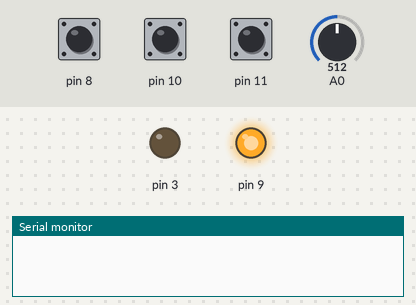
The sketch below on a simulated Arduino Uno, built with avr-gcc and run on an emulated ATmega328P. Parts: output pins drawn as LEDs (lit = HIGH), the last lines printed to the serial monitor. The test bench sets the inputs (shaded band); at power-on: pin 8 HIGH, pin 10 HIGH, pin 11 HIGH, A0 = 512.

Above: at 0.08 s.
At 0.8 s:
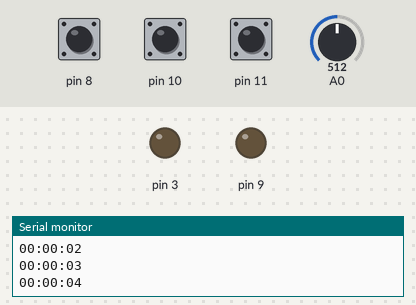
0.9 s: pin 8 pulled LOW for 0.15 s
2.5 s: pin 10 pulled LOW for 0.15 s
4.1 s: pin 11 pulled LOW for 0.15 s
5.7 s: pin 8 pulled LOW for 1 s
8.2 s: pin 10 pulled LOW for 1 s
10.7 s: pin 11 pulled LOW for 1 s
Timing chart, 0 to 13.7 s (numbered marks = the images above; inputs shaded):
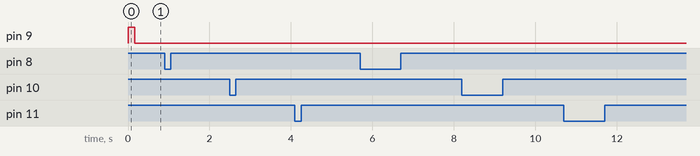

The sketch:

Relogio.ino
```cpp
/*
   PORTB0 = pino 8; Botão Modo
   PORTB1 = pino 9; Botão Set
   PORTB2 = pino 10; Botão Reset
   PORTC0 = A0; Potenciometro
   PORTD6 = pino 9; Buzzer
*/

#include <avr/io.h>
#include <math.h>
#include <avr/interrupt.h>
#include <inttypes.h>

#define F_CPU 16000000UL
#define BAUD   9600    //taxa de 9600 bps
#define MYUBRR  F_CPU/16/BAUD-1

#define tam_vetor  2 //número de digitos individuais para a conversão por ident_num()
#define conv_ascii  48  //48 se ident_num() deve retornar um número no formato ASCII (0 para formato normal)

volatile uint16_t tempo = 0; // Contador de segundos decorridos desde o início do programa
volatile uint8_t sR = 0; // Valor de segundos mostrado no relógio
volatile uint8_t mR = 0; // Valor de minutos mostrado no relógio
volatile uint8_t hR = 0; // Valor de horas mostrado no relógio
volatile uint8_t mRC = 0; // Valor de minutos mostrado no relógio em configuração
volatile uint8_t hRC = 0; // Valor de horas mostrado no relógio me configuração

volatile uint8_t sC = 0; // Valor de segundos mostrado no cronometro
volatile uint8_t mC = 0; // Valor de minutos mostrado no cronometro
volatile uint8_t hC = 0; // Valor de horas mostrado no cronometro

volatile uint8_t mA = 59; // Valor de minutos mostrado no alarme
volatile uint8_t hA = 3; // Valor de horas mostrado no alarme
volatile uint8_t mAC = 0; // Valor de minutos mostrado no alarme em configuração
volatile uint8_t hAC = 0; // Valor de horas mostrado no alarme em configuração

volatile uint8_t x = 0;

char numero[5];
char *n = numero;
char dp[2] = ":\0";
char *doisPontos = dp;
enum modos {RELOGIO, CRONOMETRO, ALARME}; // Modos do relógio Casio
enum modoConfig {PADRAO, HORA, MINUTO}; // Indica qual variável estou configurando

modos modoAtual = RELOGIO;
modoConfig configRelogio = PADRAO;
modoConfig configAlarme = PADRAO;
bool cronoAtivo = false, alarmeAtivo = false;
bool botaoModoApertado = false;
bool bSetApertado = false, bResetApertado = false;

ISR(USART_RX_vect) {
  while (!(UCSR0A & (1 << RXC0))); //espera o dado ser recebido
  if (UDR0 == 'm') {
    mudarModo();
  } else if (UDR0 == 'r') {
    if (modoAtual == RELOGIO) {
      hRC = hR; mRC = mR;
      mudarModoConfig();
    } else if (modoAtual == ALARME) {
      mudarModoConfig();
    } else if (modoAtual == CRONOMETRO) {
      if (!cronoAtivo) {
        escreve_USART("Resetando cronometro\n\0");
        sC = mC = hC = 0;
      }
    }
  } else if (UDR0 == 's') {
    if (modoAtual == RELOGIO) {
      if (configRelogio == HORA) {
        hR = hRC;
      } else { //Configurando minutos
        mR = mRC;
      }
      mudarModoConfig();
    } else if (modoAtual == ALARME) {
      alarmeAtivo = !alarmeAtivo;
    } else if (modoAtual == CRONOMETRO) {
      cronoAtivo = !cronoAtivo;
      escreve_USART("Estado cronoAtivo: \0");
      ident_num(cronoAtivo, n);
      escreve_USART(n);
      escreve_USART("\n\0");
    }
  }
}
int main(void) {
  USART_Inic(MYUBRR);

  // valores iniciais dos sinais PWM
  // configuracao do PWM
  //FAST PWM 10 bits (Modo 7) sem inversão
  TCCR1A = _BV(COM1A1) | _BV(COM1A0) | _BV(WGM10) | _BV(WGM11);
  TCCR1B = _BV(CS11) | _BV(WGM12);

  ADMUX   |= 0b01000000;
  ADCSRA  |= 0b10000111;

  DDRD  |= 0b00001000; // Pino PD3 como saída
  PORTD &= 0b00001000;

  DDRB |= 0b00000010; // PB1/OC1A como saída
  DDRB &= 0b11110010;  //Pino PB0, PB2 PB3 e como entrada
  PORTB |= 0b00001101; // Entradas pull up

  //CONTAR TEMPO COM O CONTADOR ZERO
  TCCR0A |= 0b00000000;
  TCCR0B |= _BV(CS02) | _BV(CS00);
  TIMSK0 |= _BV(TOIE0); //Habilita interrupção por Overflow
  sei(); // habilita interrupções


  while (1) {
    if (!(PINB & 0x01)) { // PORTB0 pressionado, Modo
      if (!botaoModoApertado) {
        botaoModoApertado = true;
        mudarModo(); // relogio -> cronometro -> alarme
      }
    }
    if (PINB & 0x01) { // Se PINB0 estiver solto
      botaoModoApertado = false;
    }

    if (modoAtual == RELOGIO) {
      if (!(PINB & 0b00001000)) { // PORTB3, Set muda estado salvando
        if (!bSetApertado) {
          bSetApertado = true;

          if (configRelogio == MINUTO) {
            mR = mRC;
          } else if (configRelogio == HORA) {
            hR = hRC;
          }
          mudarModoConfig();
        }
      }
      if (PINB & 0b00001000) bSetApertado = false;

      if (!(PINB & 0b00000100)) { // PORTB2, Reset muda estado sem salvar
        if (!bResetApertado) {
          bResetApertado = true;
          hRC = hR; mRC = mR;
          mudarModoConfig();
        }
      }
      if (PINB & 0b00000100) bResetApertado = false;

      if (configRelogio != PADRAO) { // Só mostrando
        ADCSRA |= 0b01000000;
        while (!(ADCSRA & 0b00010000));

        if (configRelogio == MINUTO) { //Ajustando minutos
          mRC = (ADC * 59) / 1023;
        } else if (configRelogio == HORA) { //Ajustando horas
          hRC = (ADC * 23) / 1023;
        }
      }

    } else if (modoAtual == CRONOMETRO) {
      if (!(PINB & 0b00001000)) { //PORTB1, Set crono
        if (!bSetApertado) {
          bSetApertado = true;
          cronoAtivo = !cronoAtivo;
          escreve_USART("Estado cronoAtivo: \0");
          ident_num(cronoAtivo, n);
          escreve_USART(n);
          escreve_USART("\n\0");
        }
      }
      if (PINB & 0b00001000) bSetApertado = false;  // Se PINB1 estiver solto

      if (!(PINB & 0b00000100)) { //PORTB2, Reset crono
        if (!bResetApertado) {
          bResetApertado = true;
          if (!cronoAtivo) {
            escreve_USART("Resetando cronometro\n\0");
            sC = mC = hC = 0;
          }
        }
      }
      if (PINB & 0b00000100) bResetApertado = false; // Se PINB2 estiver solto

    }  else if (modoAtual == ALARME) {
      if (!(PINB & 0b00000100)) { // PORTB2, Reset muda o modo do alarme
        if (!bResetApertado) {
          bResetApertado = true;
          mudarModoConfig();
        }
      }
      if (PINB & 0b00000100) bResetApertado = false;

      if (!(PINB & 0b00001000)) { // PORTB1, Set muda o modo do alarme
        if (!bSetApertado) {
          bSetApertado = true;
          alarmeAtivo = !alarmeAtivo;
        }
      }
      if (PINB & 0b00001000) bSetApertado = false;

      if (configAlarme != PADRAO) { // Só mostrando
        ADCSRA |= 0b01000000;
        while (!(ADCSRA & 0b00010000)); //Ainda não estamos usando ADC
        if (configAlarme == MINUTO) { //Ajustando minutos
          mA = (ADC * 59) / 1023;
        } else if (configAlarme == HORA) { //Ajustando horas
          hA = (ADC * 23) / 1023;
        }
      }
    }
  }
}//FIM DO MAIN


void mudarModo() {
  //modoAtual é GLOBAL
  if (modoAtual == RELOGIO) modoAtual = CRONOMETRO;
  else if (modoAtual == CRONOMETRO) modoAtual = ALARME;
  else modoAtual = RELOGIO;

  configRelogio = PADRAO;
  configAlarme = PADRAO;
  imprimeModo();
}
void mudarModoConfig() {
  if (modoAtual == RELOGIO) {
    if (configRelogio == PADRAO) configRelogio = MINUTO;
    else if (configRelogio == MINUTO) configRelogio = HORA;
    else configRelogio = PADRAO;
  }
  else if (modoAtual == ALARME) {
    if (configAlarme == PADRAO) configAlarme = MINUTO;
    else if (configAlarme == MINUTO) configAlarme = HORA;
    else configAlarme = PADRAO;
  }
}

void imprimeModo() {
  //Todas variáveis em uso são GLOBAIS
  if (modoAtual == RELOGIO) {
    if (configRelogio == PADRAO)  escreve_USART("RELOGIO PADRAO\n\0");
    else if (configRelogio == HORA) escreve_USART("CONFIG RELOGIO HORA\n\0");
    else if (configRelogio == MINUTO) escreve_USART("CONFIG RELOGIO MINUTO\n\0");

  }
  else if (modoAtual == CRONOMETRO) escreve_USART("CRONOMETRO\n\0");
  else if (modoAtual == ALARME) {
    if (configAlarme == PADRAO) escreve_USART("ALARME PADRAO\n\0");
    else if (configAlarme == HORA) escreve_USART("CONFIG ALARME HORA\n\0");
    else if (configAlarme == MINUTO) escreve_USART("CONFIG ALARME MINUTO\n\0");

  }
}
void ident_num(unsigned int valor, unsigned char *disp) {
  unsigned char n;

  for (n = 0; n < tam_vetor; n++)
    disp[n] = 0 + conv_ascii; //limpa vetor para armazenagem dos digitos

  *disp = valor / 10 + conv_ascii;
  disp++;
  *disp = valor % 10 + conv_ascii;
  /*do {
     disp = (valor % 10) + conv_ascii; //pega o resto da divisao por 10
    valor /= 10;   //pega o inteiro da divisão por 10
    disp++;

    } while (valor != 0);*/
}
void USART_Transmite(unsigned char dado) {
  while (!( UCSR0A & (1 << UDRE0)) ); //espera o dado ser enviado
  UDR0 = dado;          //envia o dado
}
void escreve_USART(char *c) {   //escreve String (RAM)
  for (; *c != 0; c++) USART_Transmite(*c);
}
unsigned char USART_Recebe() {
  while (!(UCSR0A & (1 << RXC0))); //espera o dado ser recebido
  return UDR0;        //retorna o dado recebido
}
void USART_Inic(unsigned int ubrr0) {
  UBRR0H = (unsigned char)(ubrr0 >> 8); //Ajusta a taxa de transmissão
  UBRR0L = (unsigned char)ubrr0;

  UCSR0A = 0;//desabilitar velocidade dupla (no Arduino é habilitado por padrão)
  UCSR0B = (1 << RXEN0) | (1 << TXEN0) | (1 << RXCIE0); //Habilita a transmissão e a recepção
  UCSR0C = (1 << UCSZ01) | (1 << UCSZ00) | (1 << RXC0); /*modo assíncrono, 8 bits de dados, 1 bit de parada, sem paridade*/
}

ISR(TIMER0_OVF_vect) {
  x++;
  if (x < 10) { //61 overflows = 1 segundo decorrido

  } else { // ELSE executado a cada 1 segundo
    sR++;
    if (cronoAtivo) sC++;
    x = 0;

    if (sC >= 60) {   // Incremento das variáveis
      mC++; sC = 0;
    } if (mC >= 60) {
      hC++; mC = 0;
    } if (hC >= 24) {
      hC = 0;
    }

    if (sR >= 60) {
      mR++; mRC++; sR = 0;
    } if (mR >= 60) {
      hR++; hRC++; mR = 0;
    } if (hR >= 24) {
      hR = 0; hRC = 0;
    }                 // Incremento das variáveis

    if (modoAtual == RELOGIO) { // Relógio
      if (configRelogio == PADRAO) { // modo padrão, mostra tudo
        ident_num(hR, n);
        escreve_USART(n);
        escreve_USART(":\0");
        ident_num(mR, n);
        escreve_USART(n);
        escreve_USART(":\0");
        ident_num(sR, n);
        escreve_USART(n);
        escreve_USART("\n\0");
      } else {
        if (configRelogio == HORA) { // configurando hora
          if (sR % 2 == 0) {
            ident_num(hRC, n);
            escreve_USART(n); // Mostra hora
          } else escreve_USART("  \0"); //Esconde hora
        } else {
          ident_num(hRC, n);
          escreve_USART(n);
        }
        escreve_USART(":\0");
        if (configRelogio == MINUTO) { // condigurando minuto
          if (sR % 2 == 0) {
            ident_num(mRC, n);
            escreve_USART(n); //Mostra minuto
          }
          else escreve_USART("  \0"); //Esconde minuto

        } else {
          ident_num(mRC, n);
          escreve_USART(n);
        }

        escreve_USART(":\0");
        ident_num(sR, n);
        escreve_USART(n);
        escreve_USART("\n\0");
      }

    } else if (modoAtual == CRONOMETRO) { // Cronometro
      ident_num(hC, n);
      escreve_USART(n);
      escreve_USART(":\0");
      ident_num(mC, n);
      escreve_USART(n);
      escreve_USART(":\0");
      ident_num(sC, n);
      escreve_USART(n);
      escreve_USART("\n\0");

    } else if (modoAtual == ALARME) { // Alarme
      if (alarmeAtivo) {
        escreve_USART("ON \0");
      } else {
        escreve_USART("OFF \0");
      }
      if (configAlarme == PADRAO) { // modo padrão, mostra tudo
        ident_num(hA, n);
        escreve_USART(n);
        escreve_USART(":\0");
        ident_num(mA, n);
        escreve_USART(n);
        escreve_USART("\n\0");
      } else {
        if (configAlarme == HORA) { // configurando hora
          if (sR % 2 == 0)  {
            ident_num(hA, n);
            escreve_USART(n);// Mostra hora
          }
          else {
            escreve_USART("  \0"); //Esconde hora
          }

        } else {
          ident_num(hA, n);
          escreve_USART(n);
        }
        escreve_USART(":\0");
        if (configAlarme == MINUTO) { // condigurando minuto
          if (sR % 2 == 0) {
            ident_num(mA, n);
            escreve_USART(n);//Mostra minuto
            escreve_USART("\n\0");
          }
          else {
            escreve_USART("  \n\0"); //Esconde minuto
          }

        } else {
          ident_num(mA, n);
          escreve_USART(n);
          escreve_USART("\n\0");
        }
      }
    }

    if (mR == mA && hR == hA && alarmeAtivo) {
      ADCSRA |= 0b01000000;
      while (!(ADCSRA & 0b00010000));
      OCR1A =  ADC;
    } else {
      OCR1A = 1023;
    }
  }
}
```
